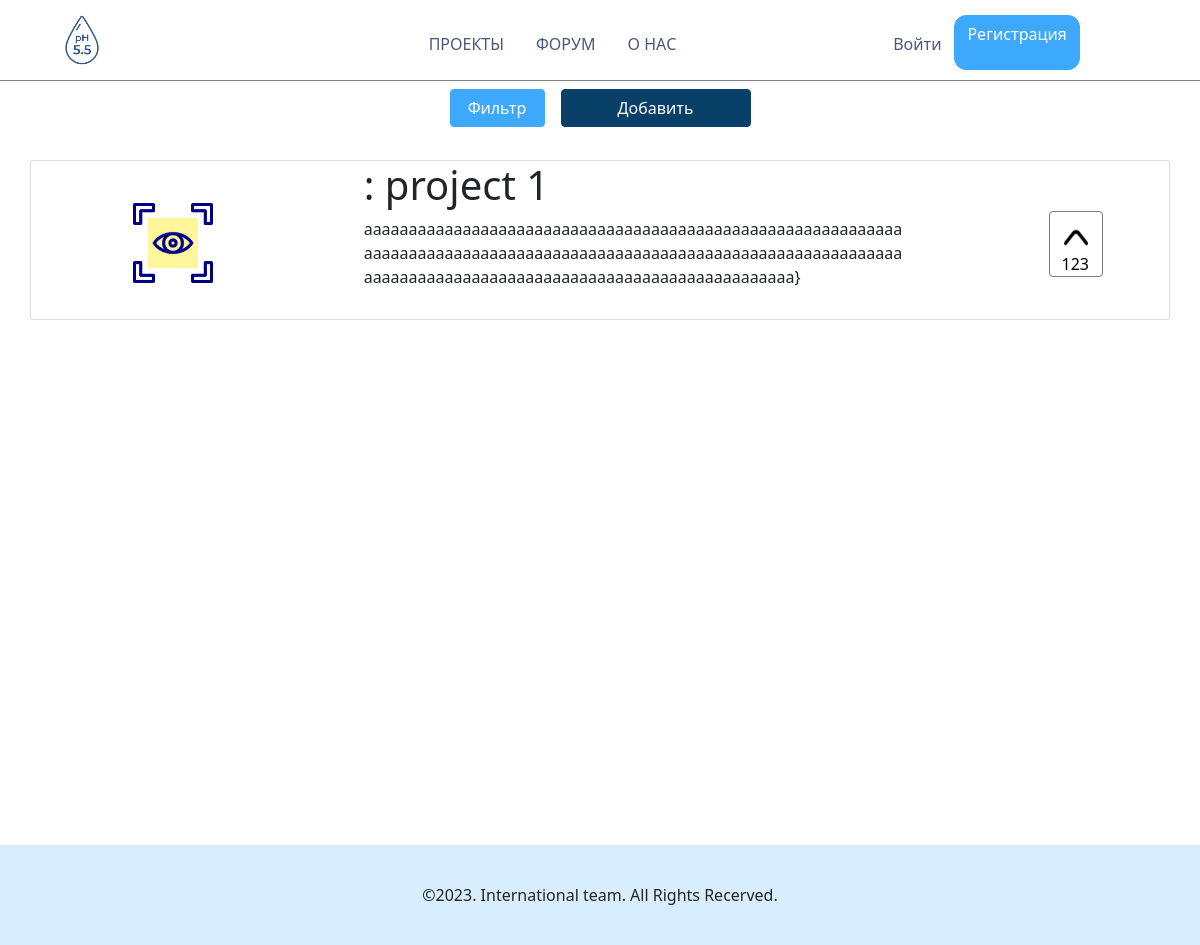
Page /catalog/ on the earlier database version.
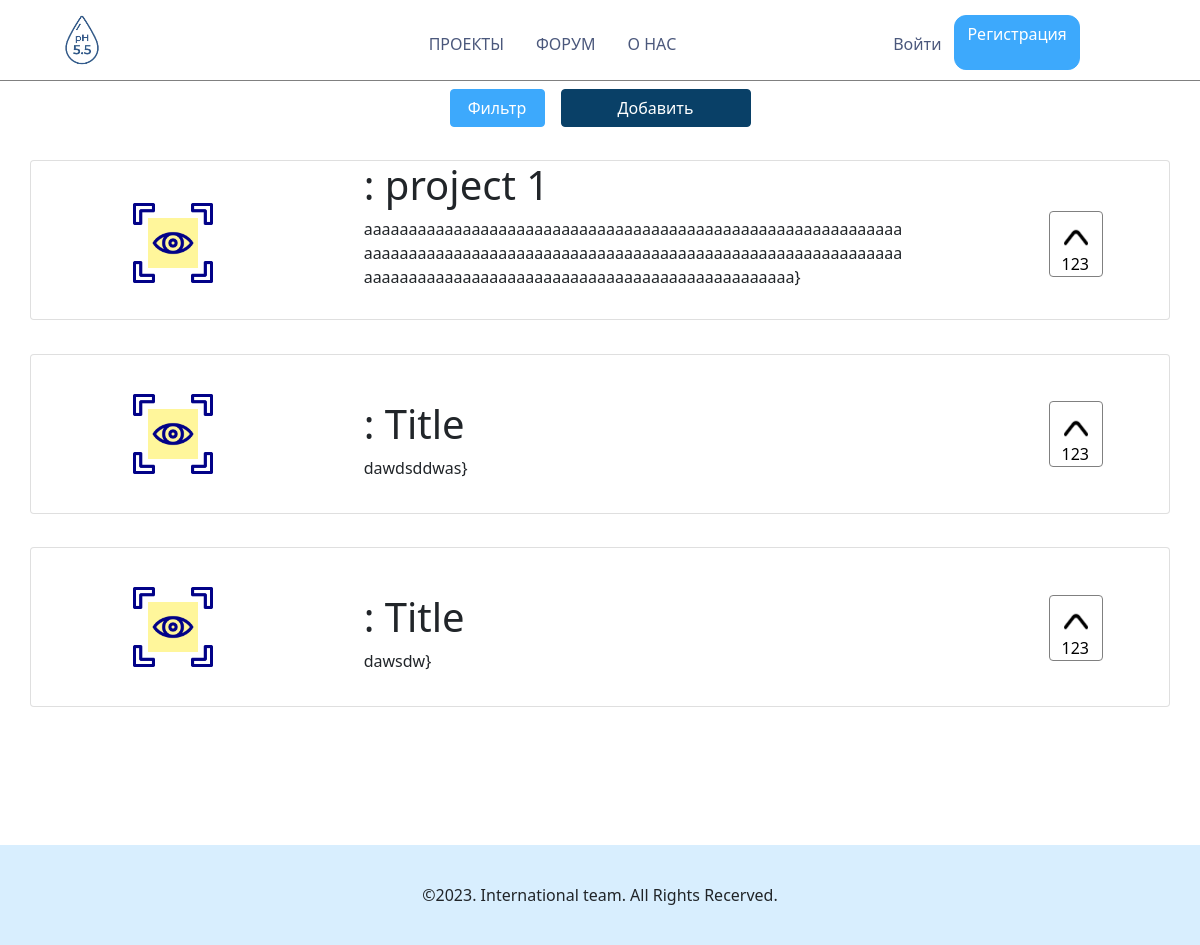
Same page on the later database version.
### hunter/models.py (models this page shows, shortened)
class Project(models.Model):
	name = models.CharField(max_length=254)
	logo = models.ImageField(upload_to='static/images',height_field=None, width_field=None, max_length=100, default='static/image/cv.png')
	tags = models.ManyToManyField(Tag,blank=True)
	skills = models.ManyToManyField(Skill, blank=True)
	description = models.TextField(blank=True, max_length=1000)
	git = models.URLField(max_length = 254, blank=True)
	uurl = models.UUIDField('Invite ref',default=uuid.uuid4,help_text='Unique identifier for the referral invitation to the team')

### hunter/views.py (the view)
# urls.py: path('', views.Project_List_View.as_view(), name='catalog'),
class Project_List_View(generic.ListView):
	model = Project
	context_object_name = 'project_list'
	template_name = "catalog/catalog.html"
	paginate_by = 10
	redirect_field_name = 'next'
	def get_queryset(self):
		if self.request.method == 'GET':
			if 'tag' in self.request.GET.keys():
				tag = Tag.objects.get(name=self.request.GET['tag'])
				return Project.objects.filter(tag=tag)
		return Project.objects.all()

### hunter/templates/catalog/catalog.html (shortened to what this page needs)
{% extends "base.html" %}
{% block localcss %}
	{% load static %}
	<link rel="stylesheet" href="{% static "style/hunter.css" %}">
{% endblock localcss %}
{% block content %}
<div class="container scroll">
	<div class="row justify-content-center mt-2">
		<div class="filter btn btn-primary col-lg-1 col-md-2 col-sm-5 mr-1">
			Фильтр
		</div>
		<div class="add_projects btn btn-primary col-lg-2 col-md-3 col-sm-6 m-0">
			Добавить
		</div>
	</div>
	{% for project in project_list %}
		<div class="card row">
			<div class="div_avatar col-3 login">
				<img src="{% static "image/cv.png" %}" alt="" class="avatar">
			</div>
			<div class="text col-6 ">
				<h1>{{ project.author }}: {{ project.name }}</h1>
				<p>{{ project.description }}}</p>
			</div>
			<div class="rating col-2">
				<button class="rating_button">
					<img src="{% static "image/triangle.png" %}" alt="" class="triangle">
					<p class="cnt position-absolute">123</p>
				</button>
			</div>
		</div>
	{% endfor %}
	</div>
{% endblock content %}

### templates/base.html (shortened to what this page needs)
<!DOCTYPE html>
{% load static %}
<html lang="en">
<head>
	<link href="https://cdn.jsdelivr.net/npm/bootstrap@5.0.1/dist/css/bootstrap.min.css" rel="stylesheet">
	<link rel="stylesheet" href="{% static "style/projecthunter.css" %}">
	{% block localcss %}
    {% endblock localcss %}
</head>
<body>
	<header class="sticky">
		<div class="container">
			<div class="row">
				<div class="logo col-3 d-flex">
					<img src="{% static "image/ph.png" %}" alt="">
				</div>
				<nav class="navbar navbar-expand-sm justify-content-center col-5 mt-2">
				  <ul class="navbar-nav">
				    <li class="nav-item padding_elements">
				      <a class="nav-link text_color" href="#">ПРОЕКТЫ</a>
				    </li>
				    <li class="nav-item padding_elements">
				      <a class="nav-link text_color" href="#">ФОРУМ</a>
				    </li>
				    <li class="nav-item padding_elements">
				      <a class="nav-link text_color" href="#">О НАС</a>
				    </li>
				  </ul>
				</nav>
				<div class="col-4 d-flex justify-content-center mt-2">
				{% if  user.is_authenticated%}
					<a href=""class="logo"><img src="{% static "image/profile.png" %}" alt=""></a>
				{% else %}
					<a href="" class="btn login text_color">
							Войти
					</a>
					<a href="" class="div_button btn btn-primary login">
							Регистрация
					</a>
				{% endif %}
				</div>
			</div>
		</div>
	</header>
<main>
	{% block content %}
    {% endblock content %}
</main>
<footer class="text-center login">
		©2023. International team. All Rights Recerved.
</footer>
</body>
</html>

### static/style/projecthunter.css (style rules this page uses)
:root { --color_1: #4b587c; --color_2: #3DA9FC; --color_3: #d8eefe; --color_4: #094067;; }
footer { background: var(--color_3); height: 100px; margin-top: 3%; }
header { border-bottom: 1px solid gray; position: sticky; top: 0px; z-index: 100; background: white; }
main { min-height: calc(100vh - 80px); }
img { width: 80px; height: 80px; }
.login { display: flex; flex-direction: column; justify-content: center; }
.div_button { border-radius: 12px; margin-top: 7px; height: 55px; flex-direction: row-reverse; }
.btn-primary { background-color: var(--color_2); border-color: var(--color_2); }
.padding_elements { padding-left: 0.5em; padding-right: 0.5em; }
.text_color { color: var(--color_1); }

### hunter/static/style/hunter.css (style rules this page uses)
.scroll { height: auto; }
.card { height: 10em; display: block; margin-top: 3%; }
.avatar { width: 80px; height: 80px; align-self: center; }
.div_avatar { height: 100%; display: inline-flex; margin-right: 2em; }
.text { display: inline-block; text-align: top; height: 100%; }
.text p { margin-bottom: 0px; font-size: 16px; }
.rating { display: inline-flex; height: 50%; flex-direction: row-reverse; }
.rating_button { position: absolute; border: 1px solid gray; border-radius: 4px; width: 54px; height: 66px; align-self:center; background-color: rgba(28,28,28,0); transition: 0.5s; }
.triangle { width: 60%; height: 50%; position: relative; top: -10%; }
.add_projects { background: #094067; border-color: #094067;; }
.filter { margin-right: 1em; }
.cnt { bottom: 0px; vertical-align: center; margin: auto; vertical-align: middle; left: 0.75em; }

Differences in the rows shown:
added Project: name "Title", description "dawdsddwas"
added Project: name "Title", description "dawsdw"
